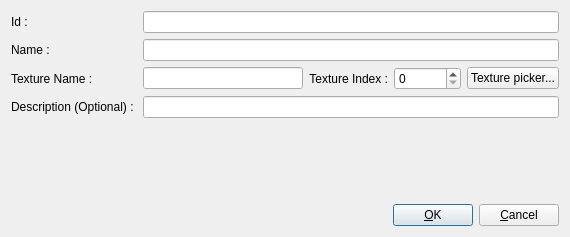
<?xml version="1.0" encoding="UTF-8"?>
<ui version="4.0">
 <class>editMonsterFormClass</class>
 <widget class="QDialog" name="editMonsterFormClass">
  <property name="geometry">
   <rect>
    <x>0</x>
    <y>0</y>
    <width>570</width>
    <height>237</height>
   </rect>
  </property>
  <property name="windowTitle">
   <string>Add monster</string>
  </property>
  <layout class="QGridLayout" name="gridLayout">
   <item row="1" column="0">
    <layout class="QVBoxLayout" name="verticalLayout">
     <item>
      <layout class="QHBoxLayout" name="horizontalLayout">
       <item>
        <spacer name="horizontalSpacer">
         <property name="orientation">
          <enum>Qt::Horizontal</enum>
         </property>
         <property name="sizeHint" stdset="0">
          <size>
           <width>40</width>
           <height>20</height>
          </size>
         </property>
        </spacer>
       </item>
       <item>
        <widget class="QPushButton" name="pushButtonOK">
         <property name="text">
          <string>&amp;OK</string>
         </property>
         <property name="icon">
          <iconset resource="../res/global.qrc">
           <normaloff>:/commonUI/res/dialog-ok.svg</normaloff>:/commonUI/res/dialog-ok.svg</iconset>
         </property>
         <property name="default">
          <bool>true</bool>
         </property>
        </widget>
       </item>
       <item>
        <widget class="QPushButton" name="pushButtonCancel">
         <property name="text">
          <string>&amp;Cancel</string>
         </property>
         <property name="icon">
          <iconset resource="../res/global.qrc">
           <normaloff>:/commonUI/res/dialog-close.svg</normaloff>:/commonUI/res/dialog-close.svg</iconset>
         </property>
        </widget>
       </item>
      </layout>
     </item>
    </layout>
   </item>
   <item row="0" column="0">
    <layout class="QFormLayout" name="formLayout_3">
     <property name="horizontalSpacing">
      <number>6</number>
     </property>
     <property name="verticalSpacing">
      <number>6</number>
     </property>
     <item row="0" column="0">
      <widget class="QLabel" name="label">
       <property name="text">
        <string>Id : </string>
       </property>
      </widget>
     </item>
     <item row="0" column="1">
      <widget class="QLineEdit" name="lineEditId"/>
     </item>
     <item row="1" column="0">
      <widget class="QLabel" name="label_2">
       <property name="text">
        <string>Name :</string>
       </property>
      </widget>
     </item>
     <item row="1" column="1">
      <widget class="QLineEdit" name="lineEditName"/>
     </item>
     <item row="2" column="0">
      <widget class="QLabel" name="label_3">
       <property name="text">
        <string>Texture Name :</string>
       </property>
      </widget>
     </item>
     <item row="2" column="1">
      <layout class="QHBoxLayout" name="horizontalLayout_3">
       <item>
        <widget class="QLineEdit" name="lineEditTextureName"/>
       </item>
       <item>
        <widget class="QLabel" name="label_4">
         <property name="text">
          <string>Texture Index :</string>
         </property>
         <property name="alignment">
          <set>Qt::AlignRight|Qt::AlignTrailing|Qt::AlignVCenter</set>
         </property>
        </widget>
       </item>
       <item>
        <widget class="QSpinBox" name="spinBoxTextureIndex">
         <property name="maximum">
          <number>16777215</number>
         </property>
        </widget>
       </item>
       <item>
        <widget class="QPushButton" name="pushButtonTexturePicker">
         <property name="text">
          <string>Texture picker...</string>
         </property>
        </widget>
       </item>
      </layout>
     </item>
     <item row="3" column="0">
      <widget class="QLabel" name="label_5">
       <property name="text">
        <string>Description (Optional) : </string>
       </property>
      </widget>
     </item>
     <item row="3" column="1">
      <widget class="QLineEdit" name="lineEditOptionalDescription"/>
     </item>
    </layout>
   </item>
  </layout>
 </widget>
 <tabstops>
  <tabstop>lineEditId</tabstop>
  <tabstop>lineEditName</tabstop>
  <tabstop>lineEditTextureName</tabstop>
  <tabstop>spinBoxTextureIndex</tabstop>
  <tabstop>pushButtonTexturePicker</tabstop>
  <tabstop>lineEditOptionalDescription</tabstop>
  <tabstop>pushButtonOK</tabstop>
  <tabstop>pushButtonCancel</tabstop>
 </tabstops>
 <resources>
  <include location="../res/global.qrc"/>
 </resources>
 <connections/>
</ui>
